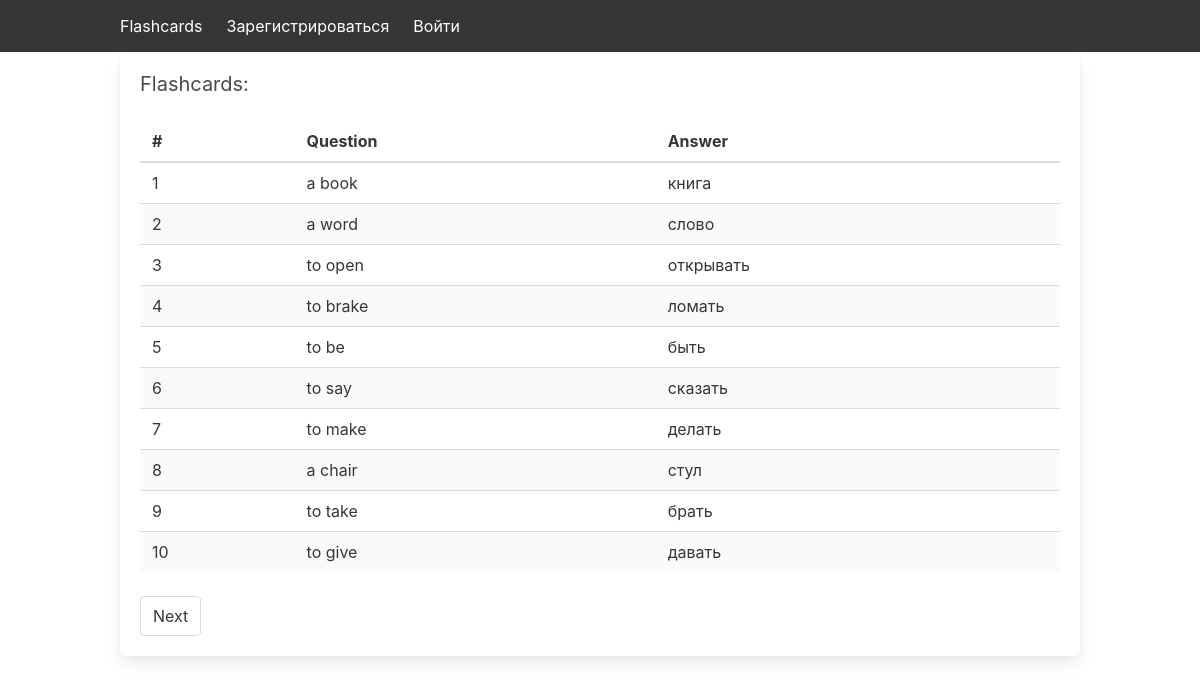
The page / on the database its author committed.
### app/models.py (models this page shows)
class Flashcard(db.Model):
    id = db.Column(db.Integer, primary_key=True)
    question = db.Column(db.String(128), nullable=False)
    answer = db.Column(db.String(128), nullable=False)

### app/main/routes.py (the view)
@bp.route('/')
def index():
    page = request.args.get('page', 1, type=int)
    per_page = 10
    pagination = Flashcard.query.paginate(page=page, per_page=per_page)
    flashcards = pagination.items
    if current_user.is_authenticated:
        return render_template('main/index.html',
                               username=current_user.username,
                               flashcards=flashcards,
                               pagination=pagination)
    else:
        return render_template('main/index.html',
                               username=None,
                               flashcards=flashcards,
                               pagination=pagination)

### app/templates/main/index.html (shortened to what this page needs)
{% extends 'base.html' %}
{% block content %}
    <div class="container">
        <div class="box">
            <h2 class="subtitle">Flashcards:</h2>
            <table class="table is-striped is-hoverable is-fullwidth">
                <thead>
                    <tr>
                        <th>#</th>
                        <th>Question</th>
                        <th>Answer</th>
                    </tr>
                </thead>
                <tbody>
                    {% for card in flashcards %}
                    <tr>
                        <td>{{ loop.index + (pagination.page - 1) * pagination.per_page }}</td>
                        <td>{{ card.question }}</td>
                        <td>{{ card.answer }}</td>
                    </tr>
                    {% endfor %}
                </tbody>
            </table>
            <nav class="pagination is-centered" role="navigation" aria-label="pagination">
                <div class="pagination-previous-next">
                    {% if pagination.has_next %}
                    <a href="{{ url_for('main.index', page=pagination.next_num) }}" class="pagination-next">Next</a>
                    {% endif %}
                </div>
            </nav>
        </div>
    </div>
{% endblock %}

### rows shown on the page
Flashcard: question "a book", answer "книга"
Flashcard: question "a word", answer "слово"
Flashcard: question "to open", answer "открывать"
Flashcard: question "to brake", answer "ломать"
Flashcard: question "to be", answer "быть"
Flashcard: question "to say", answer "сказать"
Flashcard: question "to make", answer "делать"
Flashcard: question "a chair", answer "стул"
Flashcard: question "to take", answer "брать"
Flashcard: question "to give", answer "давать"
